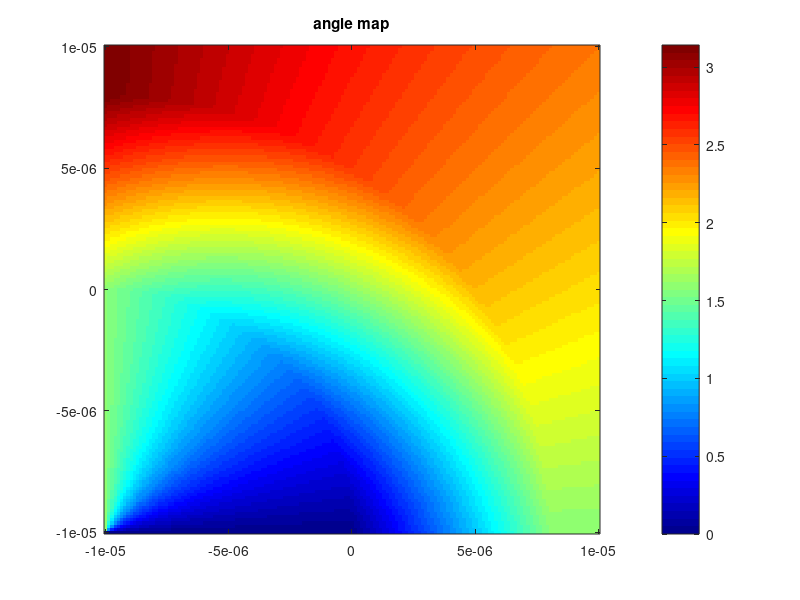
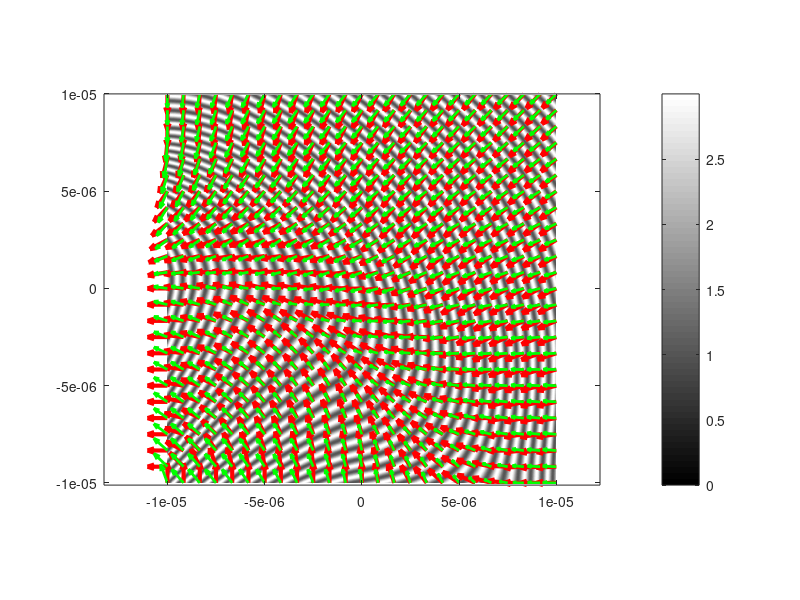
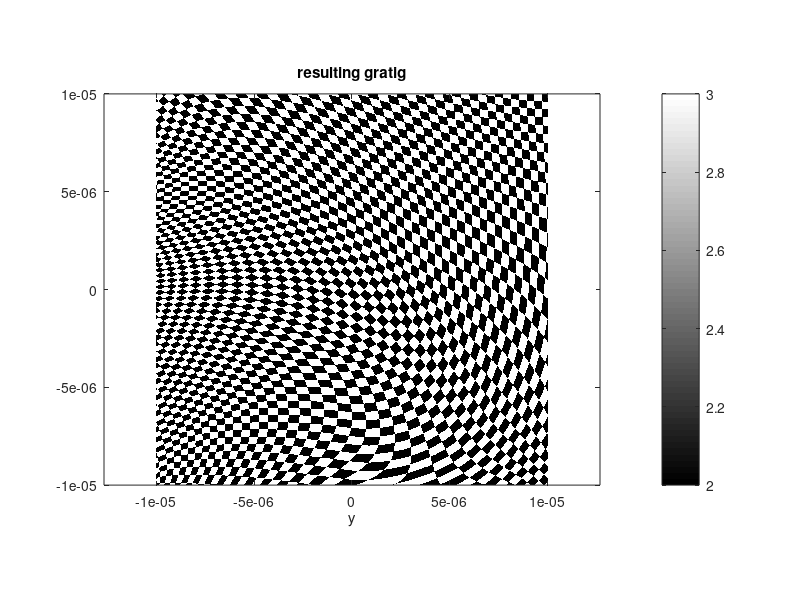

Reproduce these figures in MATLAB, in order.
% Copyright 2020 Niccolò Marcucci <niccolo.marcucci@polito.it>
%
% Licensed under the Apache License, Version 2.0 (the "License");
% you may not use this file except in compliance with the License.
% You may obtain a copy of the License at
%
%     http://www.apache.org/licenses/LICENSE-2.0
%
% Unless required by applicable law or agreed to in writing, software
% distributed under the License is distributed on an "AS IS" BASIS,
% WITHOUT WARRANTIES OR CONDITIONS OF ANY KIND, either express or implied.
% See the License for the specific language governing permissions and
% limitations under the License.
%
%%%%%%%%%%%%%%%%%%%%%%%%%%%%%%%%%%%%%%%%%%%%%%%%%%%%%%%%%%%%%%%%%%%%%%%%%%

%%% This code implements the algorithm proposed in [Raymond C. Rumpf and 
%%% Javier Pazos, "Synthesis of spatially variant lattices," Opt. Express 
%%% 20, 15263-15274 (2012) ] for implementing spatially variant lattices. 
%%% Many thanks to the EM Lab at the University of Texas at El Paso for the
%%% onlie courses and material available at their website 
%%% https://empossible.net/academics/svl-short-course/

clear
close all

eps_av=2;                   % average refractive index
lambda=570e-9/1.1;          % period of the grating

% we can assume that a basilar 2D grating will have two grating vectors 
Ka=2*pi/lambda*[1; 0];      % firs grating vector
Kb=2*pi/lambda*[0; 1];      % second grating vector

Lx = 20e-6;                 
Ly = Lx;
Nx =ceil(Lx/lambda*4);
Ny =ceil(Ly/lambda*4);
dx=Lx/Nx;
dy=Ly/Ny;

N_lox=25;                   % low resolution
N_loy=ceil(N_lox*Ny/Nx);
N_hix=2e3;                  % high resolution
N_hiy=ceil(N_hix*Ny/Nx);

% create a mesh
x=linspace(-Lx,Lx,Nx)/2;
y=linspace(-Ly,Ly,Ny)/2;
[X,Y]=meshgrid(x,y);

%% create arbitrary anle map
v=linspace(0,1,Nx);
w=linspace(0,1,Ny);
[v,w]=meshgrid(v,w);
theta1=angle(v+1i*w);
% next elements are used for creating a more complex angle map
r=sqrt(v.^2+w.^2);
lim1=0.5;
lim2=0.9;
mask =pi/2*(((r>lim1)&(r<lim2)).*((r-lim1)/(lim2-lim1)) +(r>lim2));
% ANGLE MAP
THETA=theta1+ mask;         % set to 0 to ignore it (e.g. when testing)
% plot the map
imagesc(x,y,THETA);
set(gca,'YDir','normal') 
colorbar
colormap('jet');
title('angle map')
% set a breakpoint here to visualize angle map
close all

%% Define finite differene method
% Write the diff equation grad(phi(x,y))=K(x,y) in the form D *phi = K. 
% We assume neuman boundary conditions
N2=Nx*Ny;
% first Dx
vec=ones(N2-Ny,1);
vec(1:Ny)=2;
vec=[(1:Ny)'; vec];                    % first Ny element will be discarded
Dx=spdiags([-vec(end:-1:1) vec],[-Ny +Ny],N2,N2);
vec=zeros(N2,1);
vec(1:Ny)=-2;
vec(end-Ny+1:end)=+2;
Dx=spdiags(vec,0,Dx);
% then Dy
vec=ones(N2-1,1);
vec(Ny:Ny:end)=0;
vec(1:Ny:end)=2;
vec=[0; vec];                          % first Ny element will be discarded
Dy=spdiags([-vec(end:-1:1) vec],[-1 +1],N2,N2);
vec=zeros(N2,1);
vec(1:Ny:end)=-2;
vec(Ny:Ny:end)=+2;
Dy=spdiags(vec,0,Dy);

Dx=Dx/(2*dx);
Dy=Dy/(2*dy);
% compose
A=[Dx;Dy];
A_=A.'*A;

PHI=zeros(N_hiy,N_hix,2);

%% compute PHI for each K-vector of the creating
f=figure('units','normalized','outerposition',[0 0 1 1]);

% in the following, alpha is the angle between the vector Ka (or Kb)
% with respect to the x axis and K is its modulus
K_v=[norm(Ka),norm(Kb)];
alpha_v=[atan2(Ka(2),Ka(1)),atan2(Kb(2),Kb(1))];
for i=1:2
    alpha=alpha_v(i);
    K=K_v(i);
    
    % decompose K vector into Kx,Ky for each point in the grid
    kx=cos(alpha)*K*ones(Ny,Nx);
    ky=sin(alpha)*K*ones(Ny,Nx);

    %%% Modify point by point the value of Kx and Ky
    
    % in this case the vectors are rotated according the the arbitrary
    % angle map THETA
    Kx_new=cos(THETA).*kx - sin(THETA).*ky; % 
    Ky_new=sin(THETA).*kx + cos(THETA).*ky;

    % solve the differential equation
    b=[Kx_new(:);Ky_new(:)];    % transform the matrix into a column vector
    b_=A.'*b;
    phi=A_\b_;
    phi=reshape(phi,Ny,Nx);

    % interpolate on a high resolution mesh
    x_hi=linspace(-Lx,Lx,N_hix)/2;
    y_hi=linspace(-Ly,Ly,N_hiy)/2;
    [X_hi,Y_hi]=meshgrid(x_hi,y_hi);
    PHI(:,:,i)=interp2(X,Y,phi,X_hi,Y_hi);
    
    % plot
    imagesc(x_hi,y_hi,eps_av+cos(PHI(:,:,i)))
    set(gca,'YDir','normal') 
    axis('equal')
    colorbar
    colormap('gray')
    
    % if you want to obseve the shape of phi, uncomment the following
%     s=surf(X,Y,phi);
%     s.EdgeColor='none';
%     colorbar
    
    % compute the resulting local K-vector for the computed phase
    dx=x_hi(2)-x_hi(1);
    dy=y_hi(2)-y_hi(1);
    [Kx_real,Ky_real]=gradient(PHI(:,:,i),dx,dy);
    % create low resolution grid for quiver plot
    x_lo=linspace(-Lx,Lx,N_lox)/2;
    y_lo=linspace(-Ly,Ly,N_loy)/2;
    [X_lo,Y_lo]=meshgrid(x_lo,y_lo);
    % interpolate on such grid both the original and the reuslting Kx,Ky
    Kx_real=interp2(X_hi,Y_hi,Kx_real,X_lo,Y_lo);
    Ky_real=interp2(X_hi,Y_hi,Ky_real,X_lo,Y_lo);
    Kx_lo=interp2(X,Y,Kx_new,X_lo,Y_lo);
    Ky_lo=interp2(X,Y,Ky_new,X_lo,Y_lo);
    % arrow plots: in red the imosed K in green the resulting k
    hold on
    quiver(X_lo,Y_lo,Kx_lo,Ky_lo,'r','linewidth',3);
    quiver(X_lo,Y_lo,Kx_real,Ky_real,'g','linewidth',2);
    drawnow
    pause(0.5)
    hold off
end

%% final plot
f2=figure('units','normalized','outerposition',[0 0 1 1]);


imagesc(x_hi,y_hi,eps_av+(0.5*sum(cos(PHI),3)>0))
set(gca,'YDir','normal') 
axis('equal')
colorbar
colormap('gray')
xlabel('x')
xlabel('y')
title("resulting gratig")

return % run the following only as subsection

%% compose quadrants
% the following is meant at creating a bigger mesh in which the found
% solution is repeted (flipped) on other three quadrants
f3=figure('units','normalized','outerposition',[0 0 1 1]);

newPHI=zeros(2*N_hiy,2*N_hix,2);
for i=1:2
    newPHI(:,:,i)=[PHI(end:-1:1,end:-1:1,i) PHI(end:-1:1,:,i);...
                   PHI(:,end:-1:1,i) PHI(:,:,i)];
end
newPHI=gpuArray(newPHI);
x_hi=gpuArray(linspace(-Lx,Lx,2*N_hix));
y_hi=gpuArray(linspace(-Ly,Ly,2*N_hiy));
[X_hi,Y_hi]=meshgrid(x_hi,y_hi);

% s=surf(x_hi,y_hi,newPHI(:,:,2));
% s.EdgeColor='none';

imagesc(x_hi,y_hi,mean(cos(newPHI(:,:,:)),3)>.1)
set(gca,'YDir','normal') 
axis('equal')
colorbar



